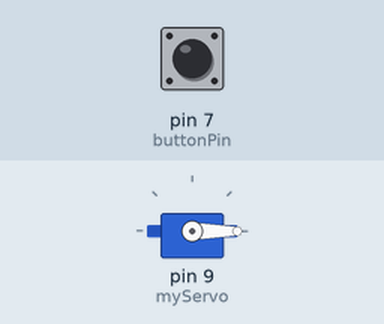
The sketch below on a simulated Arduino Uno, built with avr-gcc and run on an emulated ATmega328P. Parts: servo. Inputs (shaded band) come from the test bench; at power-on: pin 7 (buttonPin) LOW.

Above: at 1.2 s.
1.3 s: pin 7 (buttonPin) pulled HIGH for 0.15 s
At 1.37 s:
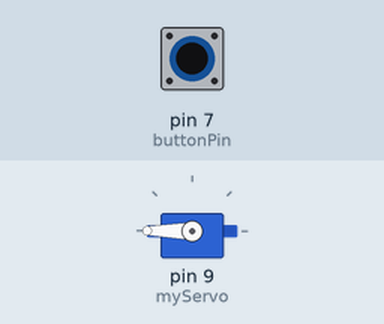
2.9 s: pin 7 (buttonPin) pulled HIGH for 3.2 s
At 6.5 s:
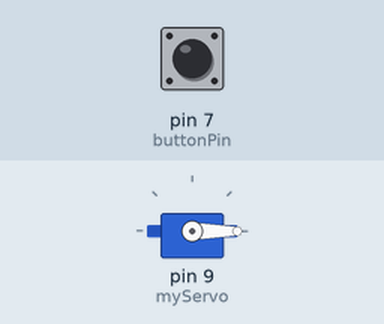
Timing chart, 0 to 8.0 s (numbered marks = the images above; inputs shaded):
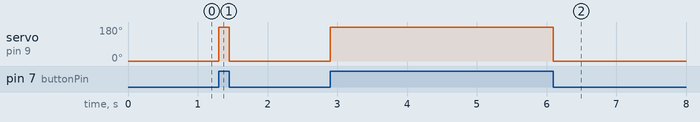

Measured:
- after the input at 1.3 s, servo on pin 9 (myServo): 0° → 180° at once, → 0° 0.15 s later
- after the input at 2.9 s, servo on pin 9 (myServo): 0° → 180° at once, → 0° 3.2 s later

The sketch:

AET.ino
```cpp
/*
AET Shrek Enclsoure
Team Name: Plantasia
Team Members: Jessie and Taylor
Description: button and servo program
*/

//Servo code library
#include<Servo.h>;

//VARIABLES
Servo myServo;
const int buttonPin =7;

void setup() {
  // put your setup code here, to run once:
  myServo.attach(9);  //using .attach to initialize servo to pin 9
  pinMode(buttonPin, INPUT);
}

void loop() {
  // put your main code here, to run repeatedly:
  // if button is pressed, swivel servo 180 degrees
  if(digitalRead(buttonPin) == HIGH){
    myServo.write(180);
  } else {
    myServo.write(0);
  }
}
```
